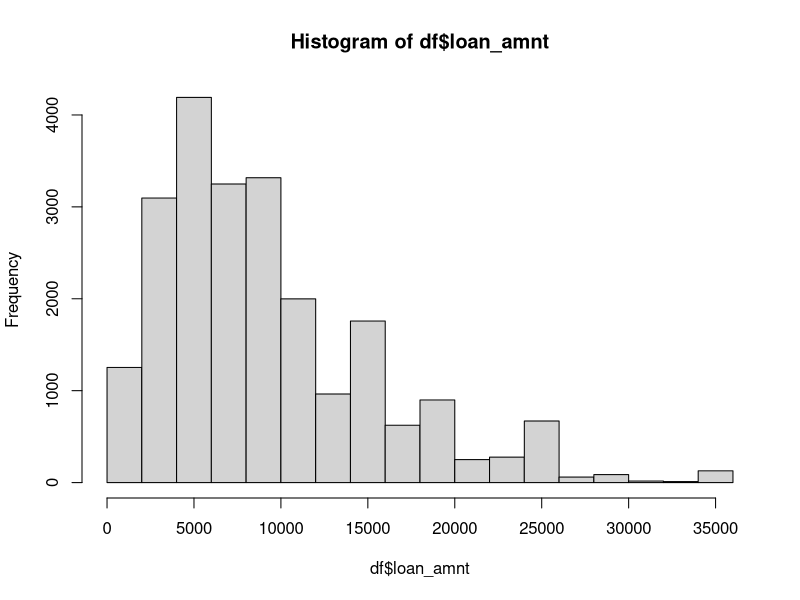
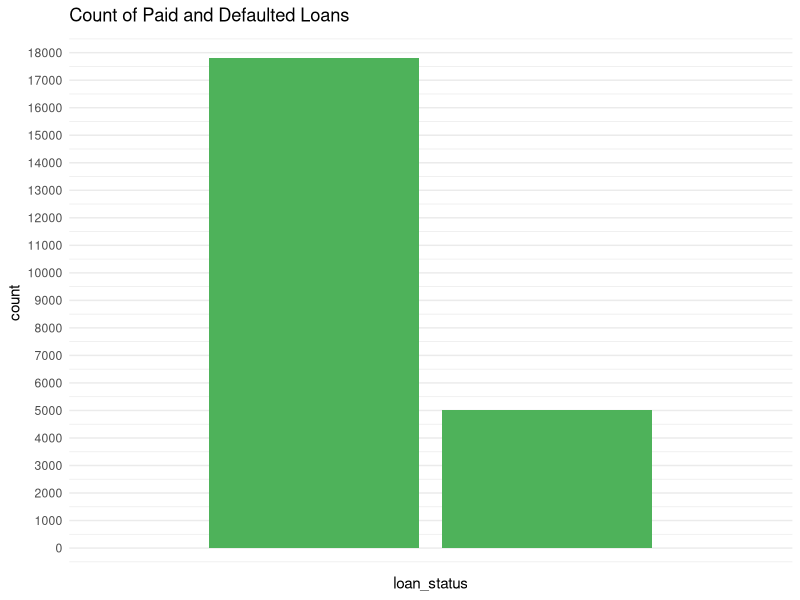
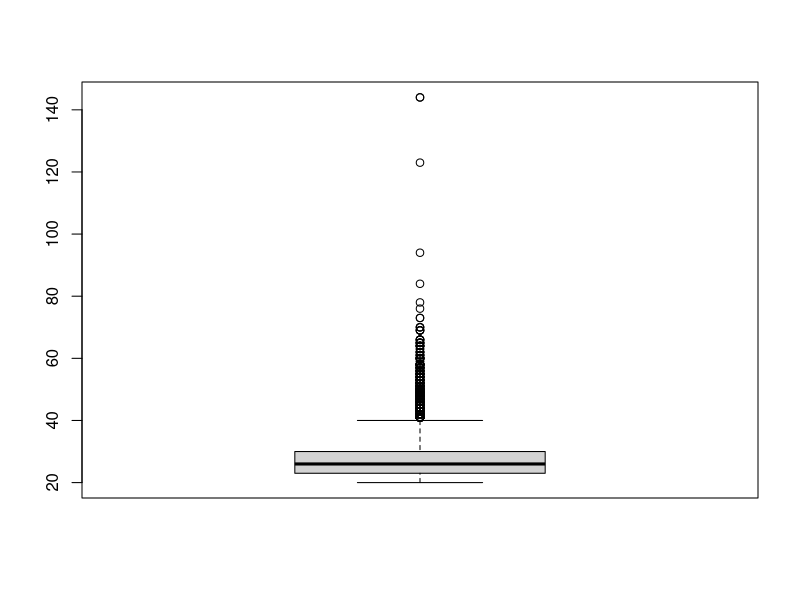
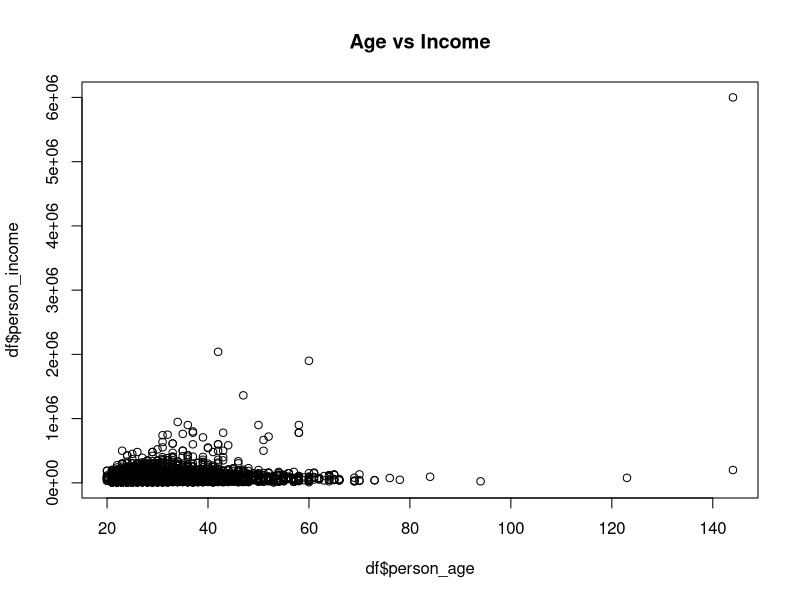
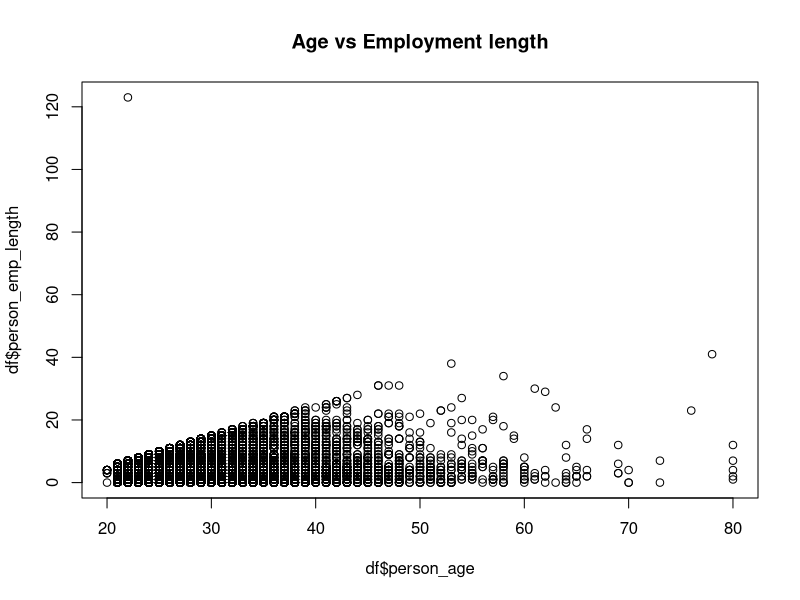
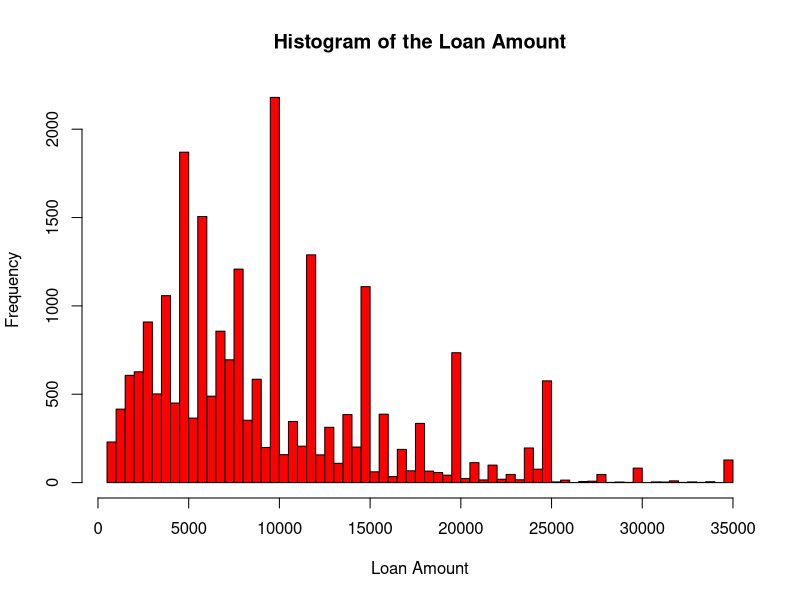
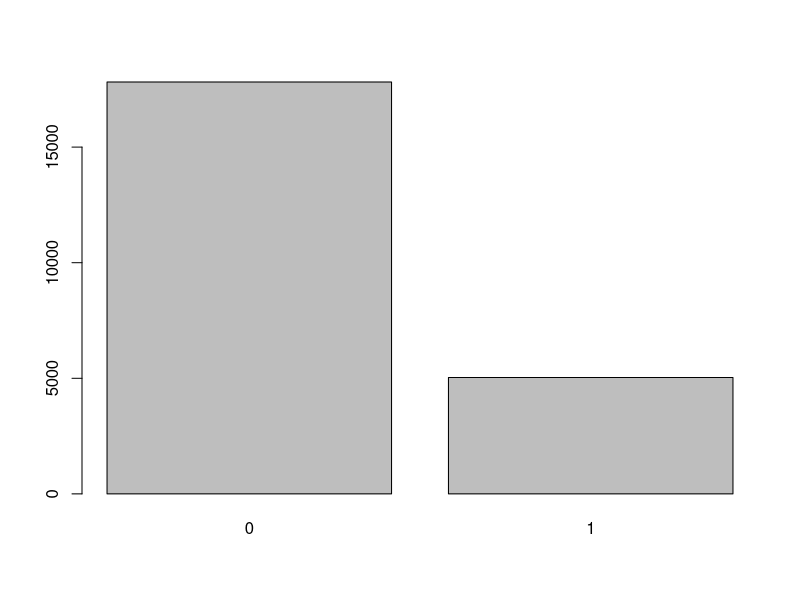
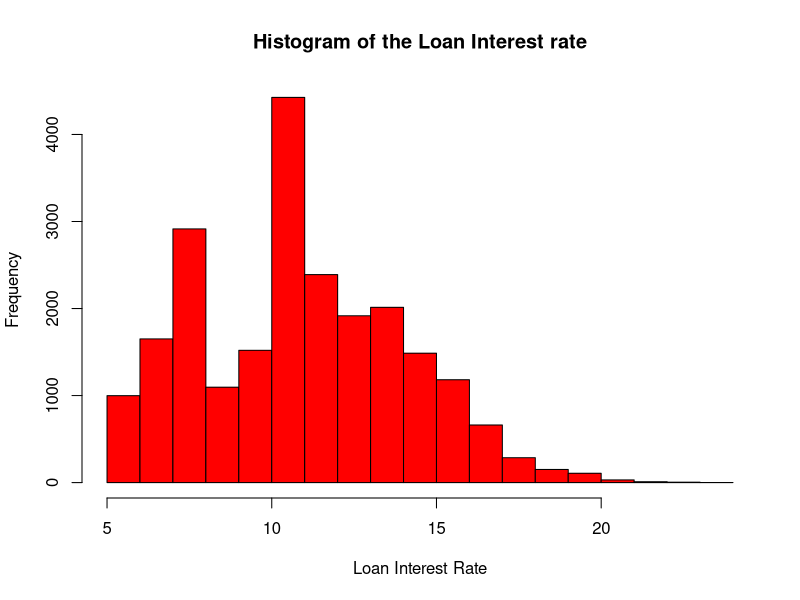

Generate these figures, in order, with R: (Note: this script raises an error after producing the figures.)
# loading libraries
.libPaths(c('C:/Users/Acer/Documents/R/win-library/4.1'))
library(caTools)
library(fastDummies)
library(tidyverse)
library(ROCR) # for ROC curv
library(randomForest)
library(ggplot2)
library(ggthemes)

# loading the dataset
df <- read.csv("dataset/credit_risk_dataset_training.csv",header=T)
head(df)

hist(df$loan_amnt)

table(df$loan_status)
# bar plot of default and paid
g <- ggplot(df, aes(loan_status)) +
  geom_bar(fill = "#4EB25A") +
  theme(axis.title.x=element_blank()) + 
  theme(axis.title.y=element_blank()) +
  scale_y_continuous(breaks=seq(0,18000,1000)) +
  scale_x_discrete(labels = c("Paid","Default")) +
  ggtitle("Count of Paid and Defaulted Loans") + 
  theme_minimal()

g
summary(df)

df$person_home_ownership <- as.factor(df$person_home_ownership)
df$loan_intent <- as.factor(df$loan_intent)
df$loan_grade <- as.factor(df$loan_grade)
df$cb_person_default_on_file <- as.factor(df$cb_person_default_on_file)
df$loan_status <- as.factor(df$loan_status)

summary(df)

boxplot(df$person_age)

plot(df$person_age, df$person_income, main="Age vs Income")

# drop rows where age is greater than 80
age_idx <- which(df$person_age > 80)
df[age_idx,]$person_age <- 80

summary(df)

# Imputing Missing values
# columns with missing values: person_emp_length, loan_int_rate

# impute using median of columns
emp_length_median <- median(df$person_emp_length,na.rm=T)
emp_length_median
df$person_emp_length[is.na(df$person_emp_length)] <- emp_length_median

int_rate_median <- median(df$loan_int_rate, na.rm=T)
int_rate_median
df$loan_int_rate[is.na(df$loan_int_rate)] <- int_rate_median

# Handling Outliers

# Use capping 

# person_income
qnt <- quantile(df$person_income,c(0.25,0.75),na.rm=T)
cap <- quantile(df$person_income,c(0.05,0.95,na.rm=T))
threshold <- 1.5 * IQR(df$person_income,na.rm=T)

# replace outliers using capping method
df$person_income[df$person_income > (qnt[[2]]+threshold)] <- cap[[2]]
summary(df$person_income)

# employment length
plot(df$person_age, df$person_emp_length, main="Age vs Employment length")

df$person_emp_length[1] <- median(df$person_emp_length)


# EDA

# histogram of loan amount
hist(df$loan_amnt, breaks = 50, xlab = "Loan Amount", 
     main = "Histogram of the Loan Amount",col = "red")

barplot(table(df$loan_status))

# histogram of interest rate
hist(df$loan_int_rate, breaks = 20, xlab = "Loan Interest Rate", 
     main = "Histogram of the Loan Interest rate",col = "red")

g1 <- df %>% filter(loan_status==1) %>% group_by(loan_grade) %>% summarise(default_counts=n())
g2 <- df %>% group_by(loan_grade) %>% summarise(count = n())
g3 <- g2 %>% left_join(g1) %>% mutate(default_rate = (default_counts/count * 100))

ggplot(g3, aes(x=loan_grade, y=default_rate, fill=loan_grade)) + geom_bar(stat="identity") + ggtitle("Default Rate (%) per Loan Grade") + theme_stata()

# relationship between loan grade vs interest rate

x1 <- df %>% filter(loan_status == 1) %>% group_by(loan_grade) %>% summarise(int_rate = mean(loan_int_rate))

ggplot(x1, aes(x=loan_grade, y=int_rate, fill=loan_grade)) + geom_bar(stat="identity",position="dodge") + ggtitle("Interest rates for different loan grades") + theme_minimal()

# default rate for each intent
g1 <- df %>% filter(loan_status == 1) %>% group_by(loan_intent) %>% summarise(default_counts = n())
g2 <- df %>% group_by(loan_intent) %>% summarise(count = n())
g3 <- g2 %>% left_join(g1) %>% mutate(default_rate = default_counts/count*100)
ggplot(g3.sort, aes(x=reorder(loan_intent,-default_rate), y=default_rate,fill=loan_intent)) + geom_bar(stat="identity") + 
  theme(axis.text.x = element_text(angle=45, vjust=1, hjust=1)) + 
  ggtitle("Default Rate per Loan Intent") +
  labs(x="Loan Intent", y="Default Rate (%)")
# create dummy variables

df <- dummy_cols(df,
                 select_columns = c('person_home_ownership','loan_intent','loan_grade','cb_person_default_on_file'),
                 remove_first_dummy=TRUE,
                 remove_selected_columns=TRUE)
df <- df %>% select(-loan_status, everything())


# Data Splitting
set.seed(30) 
train <- sample.split(df$loan_status, SplitRatio = 0.75)

# get number of rows and columns for train set
train_dim <- dim(df[train,])
paste("Number of rows and columns for training set: ",train_dim)

# get number of rows and columns for test set
test_dim <- dim(df[!train,])
paste("Number of rows and columns for test set: ",test_dim)

# create a separate dataframe for training set
train_set <- df[train,]

# create a separate df for testing
test_set <- df[!train,]

# logistic regression with more than one predictors
glm.mult <- glm(loan_status~., data=train_set, family="binomial")
summary(glm.mult)

# predict on test set
preds <- predict(glm.mult, newdata = test_set, type="response")

pred.results <- ifelse(preds>0.5,1,0)
pred.results

pred_20.results <- ifelse(preds>0.25,1,0)
# model accuracy
mean(pred.results == test_set$loan_status)

mean(pred_20.results==test_set$loan_status)
confusionMatrix <- table(pred.results, test_set$loan_status)
confusionMatrix

sum(diag(confusionMatrix))/sum(confusionMatrix)

# ROC curve
pr <- prediction(pred.results,test_set$loan_status)
prf <- performance(pr, measure="tpr", x.measure="fpr")
plot(prf)

# get area under the ROC curve
auc <- performance(pr, measure='auc')
auc <- auc@y.values[[1]]
auc # 0.74

# Random Forest model
set.seed(333)
rfModel <- randomForest(loan_status~.,data=train_set)
rfFit <- predict(rfModel, test_set ,type="prob")[,2]
rfPred <- prediction(rfFit, test_set$loan_status)
plot(performance(rfPred,'tpr','fpr'))


performance(rfPred, measure = 'auc')@y.values[[1]] # 0.9279

par(mfrow=c(1,1))
varImpPlot(rfModel, pch=1, main="Random Forest Model Variables Importance")

rf_confusionMatrix <- table(test_set$loan_status,predict(rfModel, test_set, type="class"))
rf_accuracy <- sum(diag(rf_confusionMatrix))/sum(rf_confusionMatrix)

evaluation_df <- read.csv("dataset/credit_risk_dataset_test.csv", header=T)
eval_df_orig <- read.csv("dataset/credit_risk_dataset_test.csv", header=T)
head(evaluation_df)

# drop the target variable
evaluation_df <- evaluation_df %>% select(-loan_status)


evaluation_df$person_home_ownership <- as.factor(evaluation_df$person_home_ownership)
evaluation_df$loan_intent <- as.factor(evaluation_df$loan_intent)
evaluation_df$loan_grade <- as.factor(evaluation_df$loan_grade)
evaluation_df$cb_person_default_on_file <- as.factor(evaluation_df$cb_person_default_on_file)

summary(evaluation_df)

# handling NA values

# median impute for person_emp_length, loan_int_rate
emp_length_median <- median(evaluation_df$person_emp_length,na.rm=T)
emp_length_median
evaluation_df$person_emp_length[is.na(evaluation_df$person_emp_length)] <- emp_length_median

int_rate_median <- median(evaluation_df$loan_int_rate, na.rm=T)
int_rate_median
evaluation_df$loan_int_rate[is.na(evaluation_df$loan_int_rate)] <- int_rate_median

summary(evaluation_df)

# person_income
qnt <- quantile(evaluation_df$person_income,c(0.25,0.75),na.rm=T)
cap <- quantile(evaluation_df$person_income,c(0.05,0.95,na.rm=T))
threshold <- 1.5 * IQR(evaluation_df$person_income,na.rm=T)

# replace outliers using capping method
evaluation_df$person_income[evaluation_df$person_income > (qnt[[2]]+threshold)] <- cap[[2]]
summary(evaluation_df$person_income)

# make maximum age 80
max_ages_idx <- which(evaluation_df$person_age > 80)
evaluation_df[max_ages_idx,]$person_age <- 80

# create dummy variables
evaluation_df <- dummy_cols(evaluation_df,
           select_columns = c('person_home_ownership','loan_intent','loan_grade','cb_person_default_on_file'),
           remove_first_dummy=TRUE,
           remove_selected_columns=TRUE)

eval_df_orig$loan_status <- predict(rfModel, evaluation_df, type="class")
write.csv(eval_df_orig,"./dataset/submission.csv",row.names=F)
